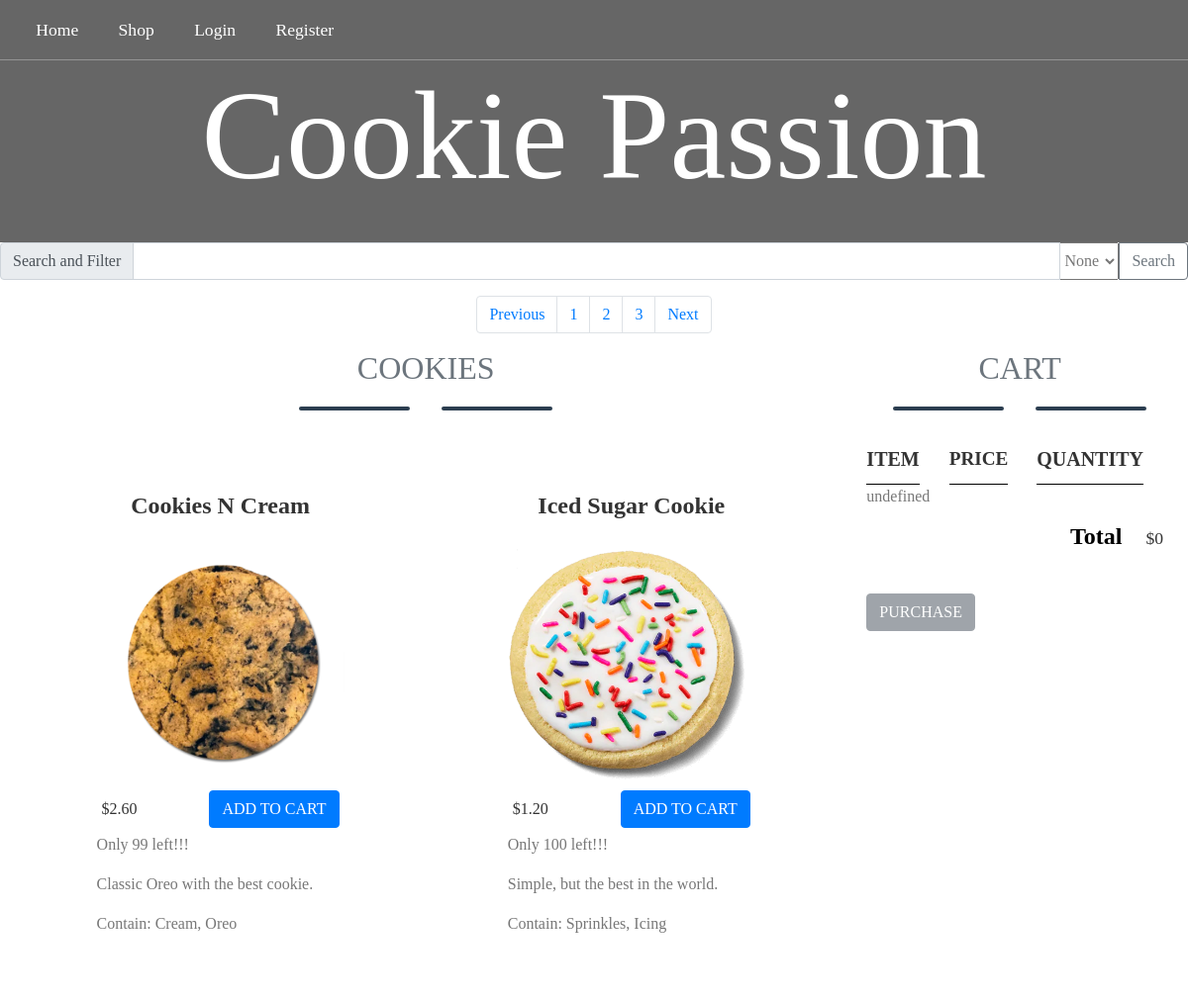
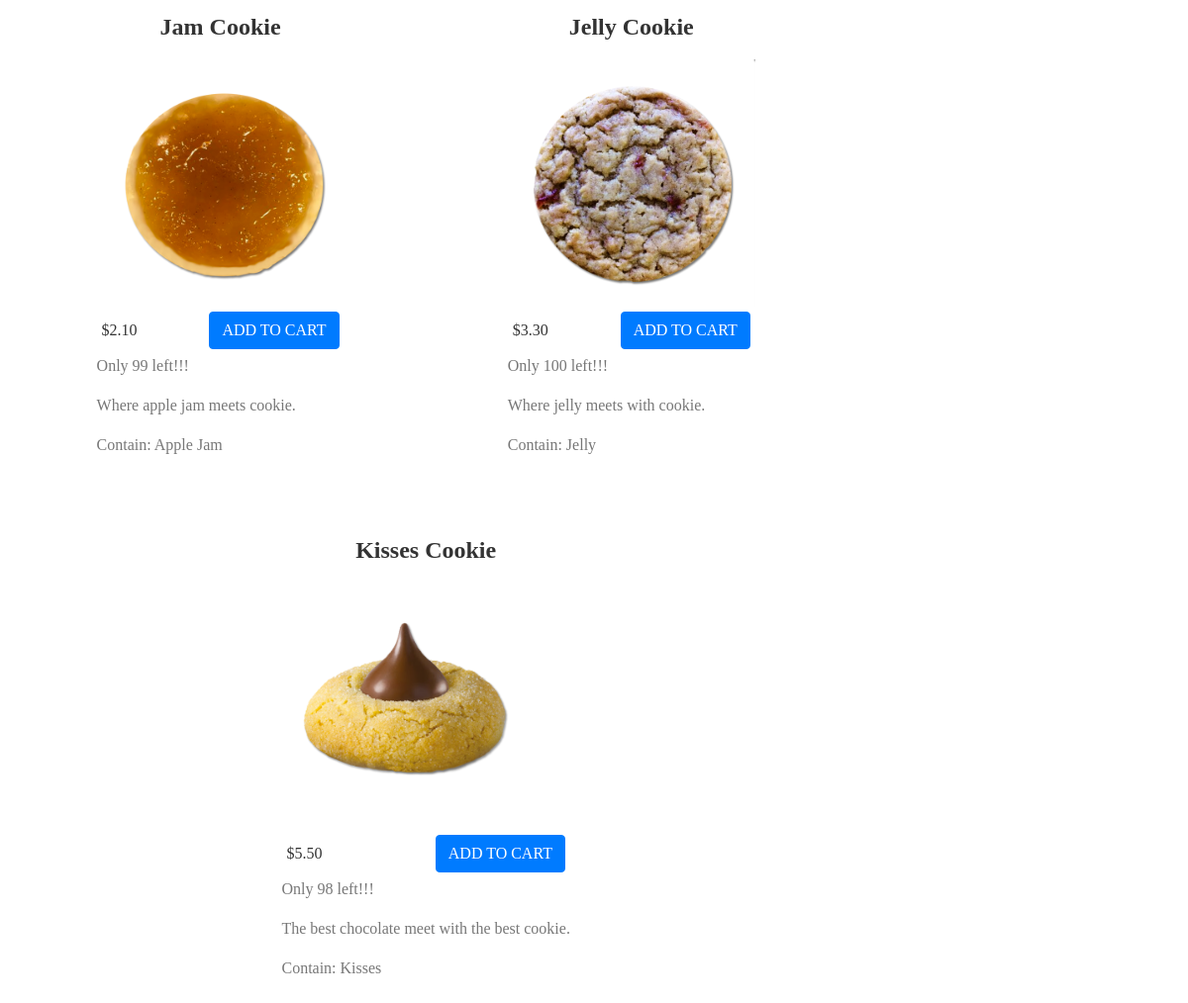
Before: /project_browse.php?page=2 with the older database file (2 pictures, top to bottom).
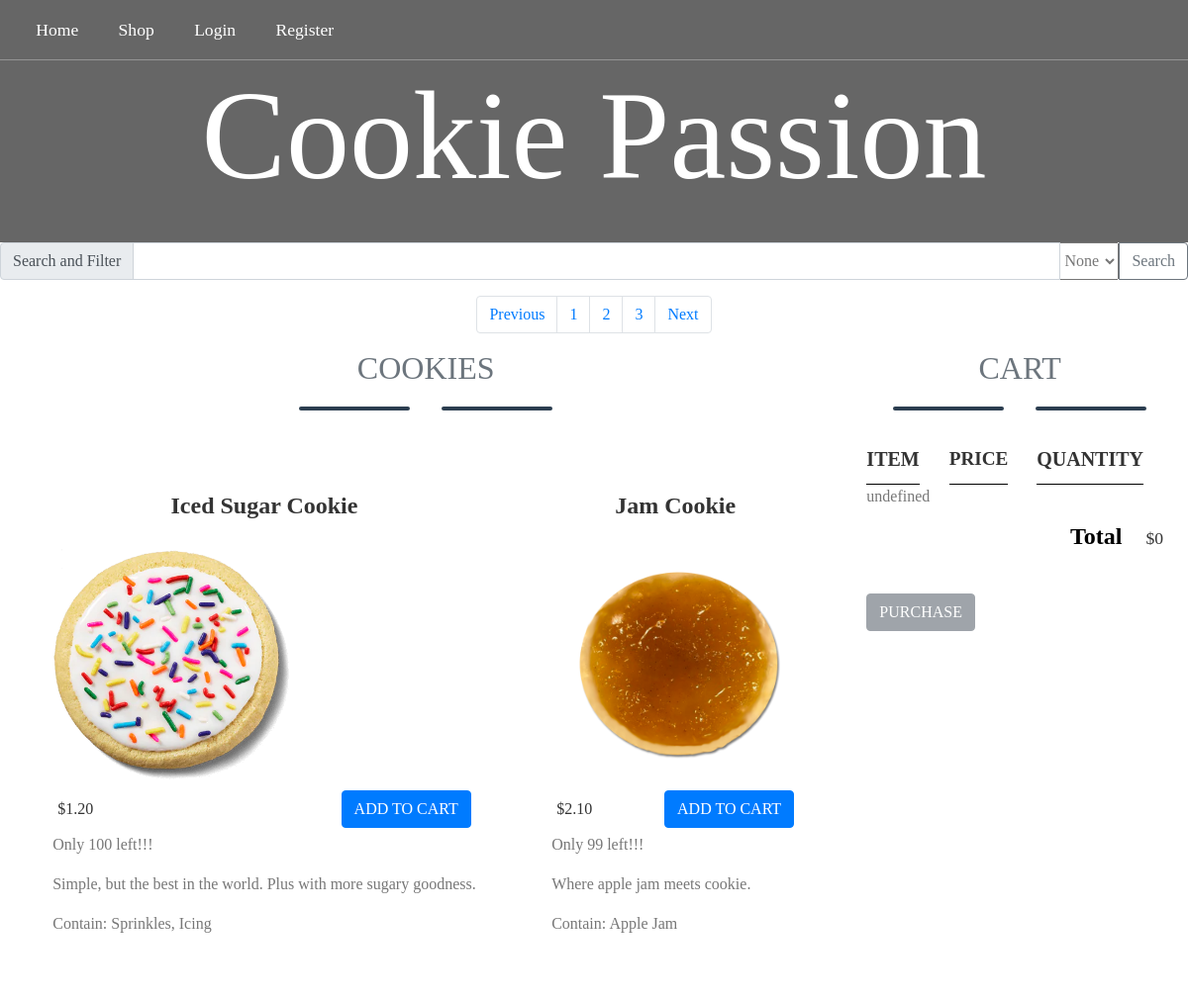
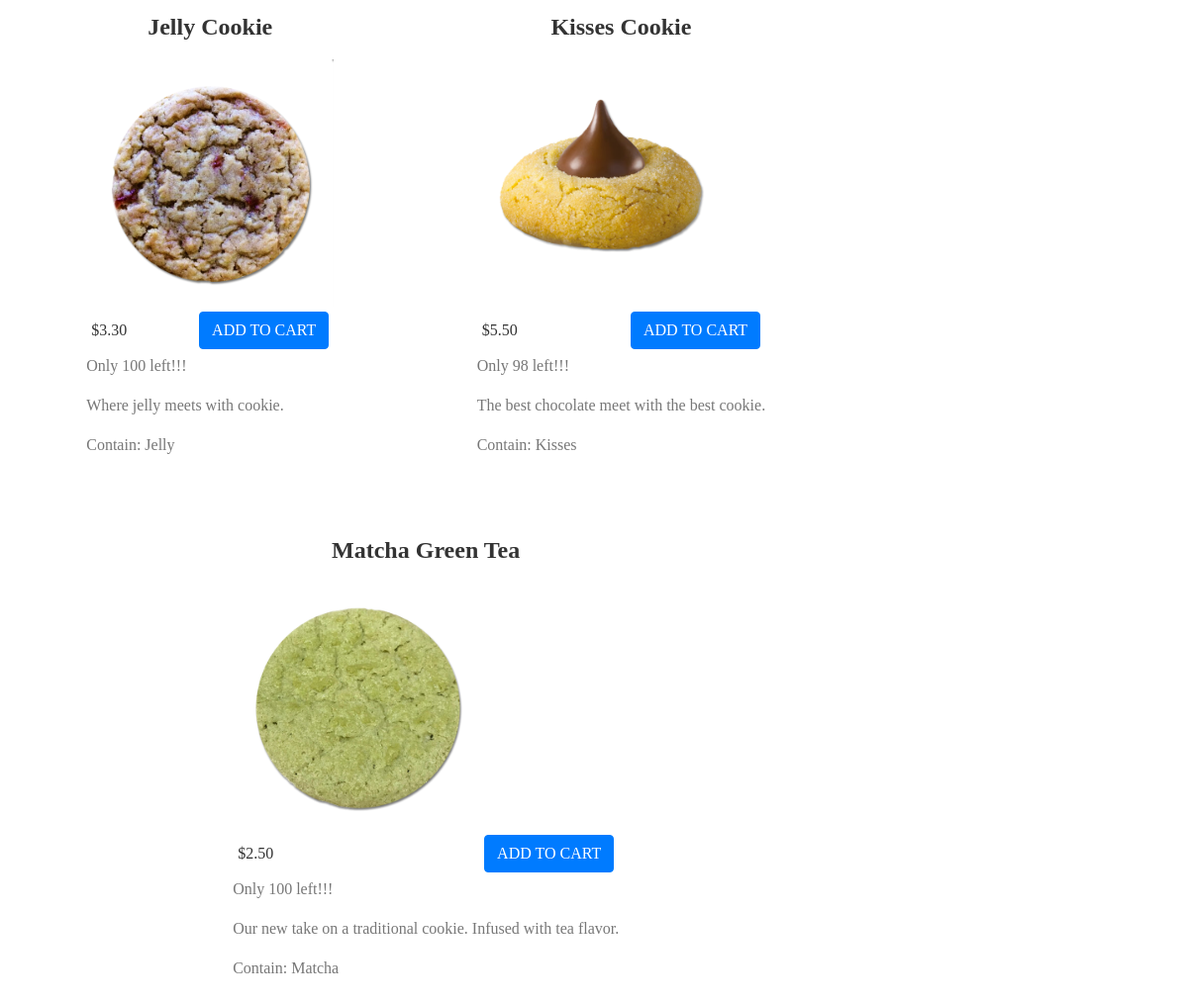
After: the same page with the newer database file (2 pictures, top to bottom).
### tables this page shows
CREATE TABLE `cookie` (
  `id` int(11) NOT NULL,
  `name` varchar(50) NOT NULL,
  `description` text,
  `price` varchar(50) NOT NULL DEFAULT '0.00',
  `inventory` int(11) NOT NULL DEFAULT '0',
  `ingredients` text,
  `imageLocation` varchar(100) NOT NULL,
  `del` int(11) NOT NULL DEFAULT '1'
);

### lib/getProjectBrowse.php (called while the page is built, shortened)
<?php
function getCookieCount() {
    try {
        $db = new PDO(DSN, DB_USER, DB_PASSWORD);
    } catch (PDOException $e) {
        exit();
    }
    if (isset($_POST["search"])) {
        $data1=$_POST["search"];
    }
    else if(isset($_SESSION["searchTermSaved"])) {
        $data1=$_SESSION["searchTermSaved"];
    }
	else {
        $data1='';
    }
    if (isset($_POST['filter_price'])) {
        $data2=$_POST['filter_price'];
    }
    else if(isset($_SESSION["filter_priceSaved"])) {
        $data2=$_SESSION["filter_priceSaved"];
    }
    else {
        $data2='';
    }
    $query = "select * from cookie
        where (name like '%$data1%' or description like '%$data1%')
        and del = 1
        and inventory >= 0";
    $statement = $db->prepare($query);
    $statement->execute();
    $cookieCountList = $statement->fetchAll();
    return $cookieCountList;
}
function getAllCookie() {
    try {
        $db = new PDO(DSN, DB_USER, DB_PASSWORD);
    } catch (PDOException $e) {
        exit();
    }
    if (isset($_GET["page"])) {
        $page  = $_GET["page"];
    }
    else {
        $page = 1;
        $_GET["page"] = 1;
    }
    if (isset($_POST["search"])) {
        $data1=$_POST["search"];
        $page = 1;
        $_GET["page"] = 1;
        $_SESSION["searchTermSaved"] = $data1;
    }
    else if(isset($_SESSION["searchTermSaved"])) {
        $data1=$_SESSION["searchTermSaved"];
    }
	else {
        $data1='';
    }
    if (isset($_POST['filter_price'])) {
        $data2=$_POST['filter_price'];
        $page = 1;
        $_GET["page"] = 1;
        $_SESSION["filter_priceSaved"] = $data2;
    }
    else if(isset($_SESSION["filter_priceSaved"])) {
        $data2=$_SESSION["filter_priceSaved"];
    }
    else {
        $data2='';
    }
    $results_per_page = 5;
    $start_from = ($page-1) * $results_per_page;
    $query = "select * from cookie
        where (name like '%$data1%' or description like '%$data1%')
        and del = 1
        and inventory >= 0
        order by name asc limit $start_from, ".$results_per_page;
    $statement = $db->prepare($query);
    $statement->execute();
    $cookieList = $statement->fetchAll();
    return $cookieList;
}
?>

### project_browse.php (the view, shortened to what the changed rows need)
<?php
    require("lib/getProjectBrowse.php");
    $cookieList = getAllCookie();
    $results_per_page = 5;
    $cookieCountList = getCookieCount();
    $total_pages = ceil(count($cookieCountList) / $results_per_page);
?>
<!DOCTYPE html>
<html>
<head>
    <link rel="stylesheet" href="css/styles.css" />
    <link rel="stylesheet" href="https://cdn.jsdelivr.net/npm/bootstrap@4.5.3/dist/css/bootstrap.min.css">
</head>
<body>
    <?php
    include("headerNavbar.php");
    ?>
    <?php
        echo '<nav> <ul class="pagination justify-content-center">';
        for ($i=1; $i<=$total_pages; $i++) {
            echo "<li class='page-item'><a class='page-link' href='project_browse.php?page=", $i, "'>", $i;
            echo '</a></li>';
        };
        echo '</ul></nav>';
    ?>
    <table>
        <tr>
        <td class="container browse-section">
            <h2 class="page-section-heading text-center text-uppercase text-secondary mb-0" >COOKIES</h2>
            <br />
            <div class="shop-items">
                <?php
                    foreach ($cookieList as $cookie) {
                        echo "<div class='shop-item' id=", $cookie['id'], ">";
                        echo "<span class='shop-item-title' id=", $cookie['id'], ">", $cookie['name'], "</span>";
                        echo "<img class='shop-item-image' src=", $cookie['imageLocation'], ">";
                        echo "<div class='shop-item-details'>";
                        echo "<span class='shop-item-price'>$", $cookie['price'], "</span>";
                        if($cookie['inventory'] <= 0) {
                            echo '<button type="button" class="btn btn-secondary btn-lg" disabled>Out of Stock</button>';
                        }
                        else {
                            echo "<button class='btn btn-primary shop-item-button' type='button'>ADD TO CART</button>";
                        }
                        echo "</div>";
                        if($cookie['inventory'] <= 0) {
                            echo "<p>Out of Stock!!!</p>";
                        }
                        else {
                            echo "<p id='", $cookie['inventory'], "' class='shop-item-inventory'>", "Only ", $cookie['inventory'], " left!!!</p>";
                        }
                        if ($cookie['description']) {
                            echo "<p>", $cookie['description'], "</p>";
                        }
                        if ($cookie['ingredients']) {
                            echo "<p>", "Contain: ", $cookie['ingredients'], "</p>";
                        }
                        echo "</div>";
                    }
                ?>
            </div>
        </td >
        <td  class="container cart-section">
                <h2 class="page-section-heading text-center text-uppercase text-secondary mb-0" >CART</h2>
        </td >
        </tr>
    </table>
</body>
</html>

Changed rows visible on the page:
no longer on this page (row unchanged): cookie: name "Cookies N Cream", imageLocation (picture), price "2.60", shows "ADD TO CART", inventory "99", description "Classic Oreo with the best cookie.", ingredients "Cream, Oreo"
changed cookie "Iced Sugar Cookie": description "Simple, but the best in the world." → "Simple, but the best in the world. Plus with more sugary goodness."
now on this page (row unchanged): cookie: name "Matcha Green Tea", imageLocation (picture), price "2.50", shows "ADD TO CART", inventory "100", description "Our new take on a traditional cookie. Infused with tea flavor.", ingredients "Matcha"
